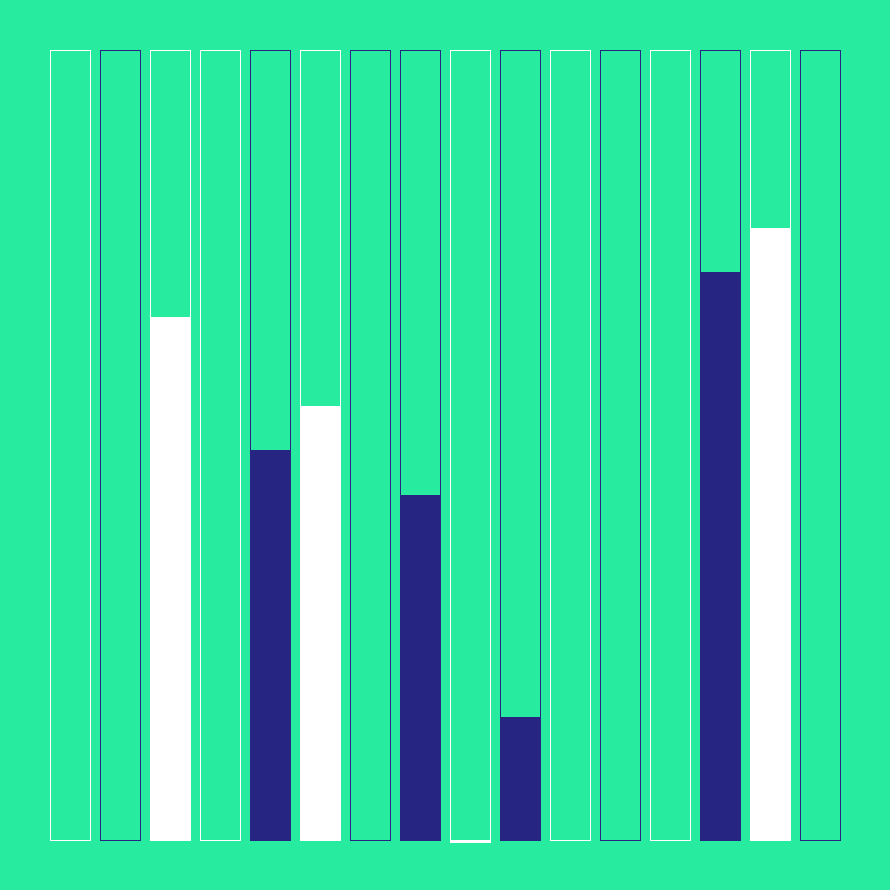
Frame 1 (no input)
Frame 60 (the mouse pressed at the canvas centre just before this capture): identical to frame 1, image omitted
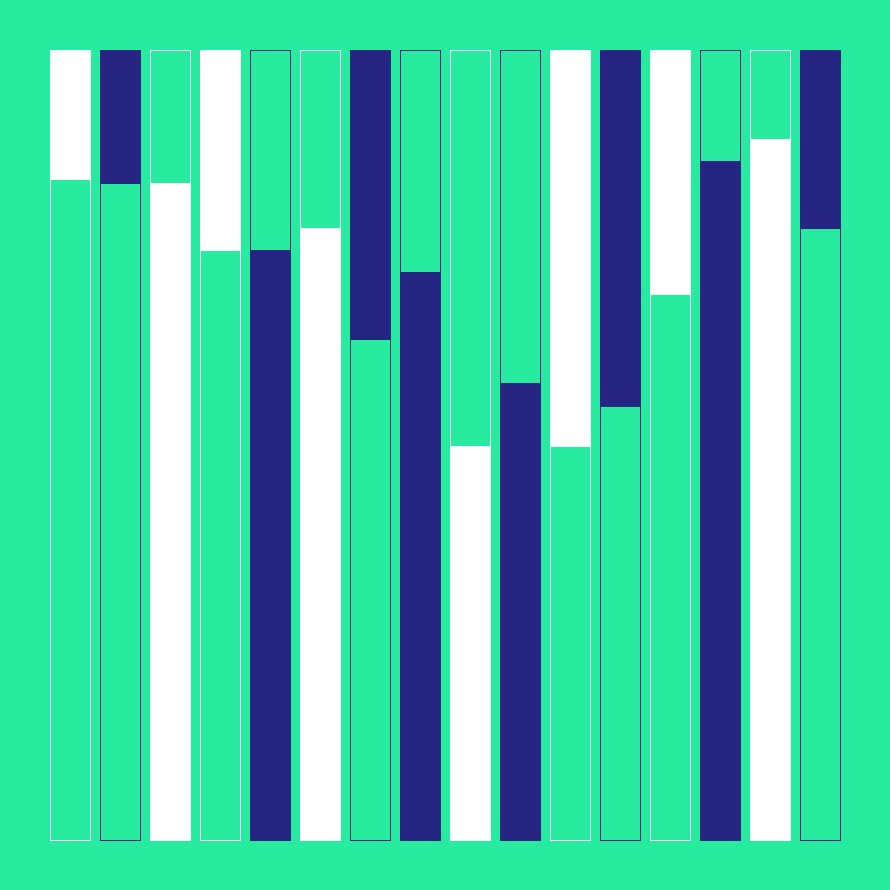
Frame 120 (the mouse held since frame 60 and released just before this capture)

The Processing sketch that drew these frames (run headless with seeded random() and noise(); from frame 60 on, the mouse is pressed at the canvas centre):

// Processing sketch: processing_132738
// ── processing_132738.pde


//Pedro Veneziano, February 8th, Creative Computing B, Benjamin Bacon

// Declare variables here



// Draw code here

void setup() {
  size(890,890);
  smooth();
}

void draw() {
  
  int barw = 40;
  float bar1h = 0.29*mouseY;
  float bar2h = 0.45*mouseY;
  float bar3h = 0.89*mouseY;
  float bar4h = 0.55*mouseY;
  float bar5h = 0.3*(890-mouseY);
  float bar6h = 0.4*(890-mouseY);
  float bar7h = 0.89*(890-mouseY);
  float bar8h = 0.2*(890-mouseY);
  float bar9h = 0.3*mouseX;
  float bar10h = 0.65*mouseX;
  float bar11h = 0.8*mouseX;
  float bar12h = 0.4*mouseX;
  float bar13h = 0.45*(890-mouseX);
  float bar14h = 0.5*(890-mouseX);
  float bar15h = 0.75*(890-mouseX);
  float bar16h = 0.25*(890-mouseX);
  
  background(39, 236, 160);

  stroke(255);
  fill(255);

  rect(50, 50, barw, bar1h);
  rect(200, 50, barw, bar2h);
  rect(550, 50, barw, bar3h);
  rect(650, 50, barw, bar4h);
  
  rect(150, 50+bar5h, barw, 790-bar5h);
  rect(300, 50+bar6h, barw, 790-bar6h);
  rect(450, 50+bar7h, barw, 790-bar7h);
  rect(750, 50+bar8h, barw, 790-bar8h);

  noFill();

  rect(150, 50, barw, bar5h);
  rect(300, 50, barw, bar6h);
  rect(450, 50, barw, bar7h);
  rect(750, 50, barw, bar8h);
  
  rect(50, 50+bar1h, barw, 790-bar1h);
  rect(200, 50+bar2h, barw, 790-bar2h);
  rect(550, 50+bar3h, barw, 790-bar3h);
  rect(650, 50+bar4h, barw, 790-bar4h);

  stroke(38, 38, 130);
  fill(38, 38, 130);

  rect(100, 50, barw, bar9h);
  rect(350, 50, barw, bar10h);
  rect(600, 50, barw, bar11h);
  rect(800, 50, barw, bar12h);
  
  rect(250, 50+bar13h, barw, 790-bar13h);
  rect(400, 50+bar14h, barw, 790-bar14h);
  rect(500, 50+bar15h, barw, 790-bar15h);
  rect(700, 50+bar16h, barw, 790-bar16h);

  noFill();

  rect(250, 50, barw, bar13h);
  rect(400, 50, barw, bar14h);
  rect(500, 50, barw, bar15h);
  rect(700, 50, barw, bar16h);
  
  rect(100, 50+bar9h, barw, 790-bar9h);
  rect(350, 50+bar10h, barw, 790-bar10h);
  rect(600, 50+bar11h, barw, 790-bar11h);
  rect(800, 50+bar12h, barw, 790-bar12h);
}
